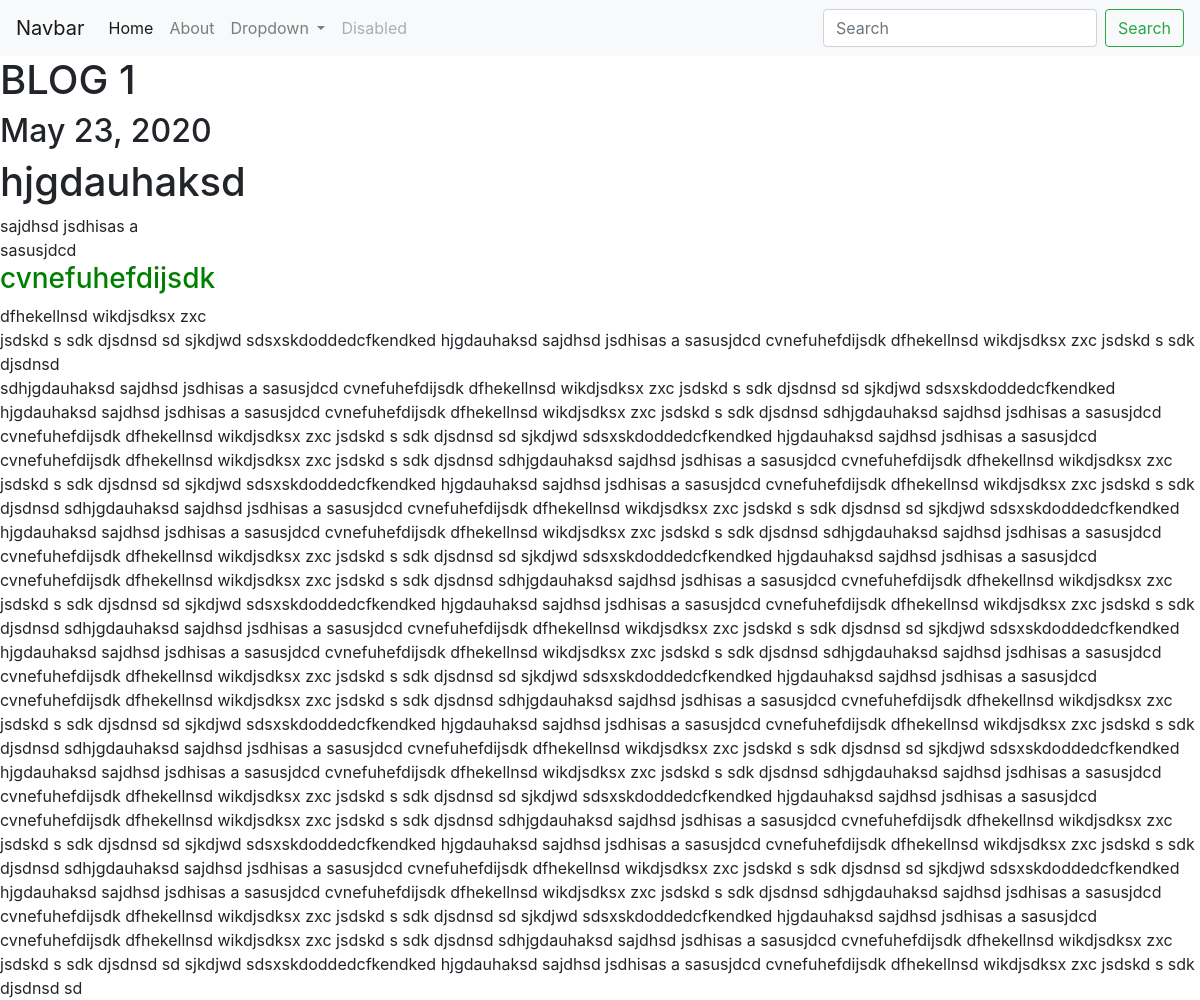
Page /blog/1/ on the committed database.
### blog/models.py (models this page shows, shortened)
class Blog(models.Model):
    title=models.CharField(max_length=200)
    description=models.TextField(max_length=250000)
    date=models.DateField()

### blog/views.py (the view)
# urls.py: path('<int:blog_id>/',views.detail,name='detail'),
def detail(request,blog_id):
    blog=get_object_or_404(Blog,pk=blog_id)
    return render(request,'blog/detail.html',{'blog':blog})

### blog/templates/blog/detail.html
{% extends 'portfolio/base.html' %}
{% block content %}
<h1>{{ blog.title }}</h1>
<h2>{{ blog.date}}</h2>
<h3>{{ blog.description|safe}}
{% endblock %}

### rows in the picture
Blog: title "BLOG 1", date "May 23, 2020", description "hjgdauhaksd sajdhsd jsdhisas a sasusjdcd cvnefuhefdijsdk dfhekellnsd wikdjsdksx zxc jsdskd s sdk djsdnsd sd sjkdjwd sdsxskdoddedcfkendked hjgdauhaksd sajdhsd jsdhisas a sasusjdcd cvnefuhefdijsdk dfhekellnsd wikdjsdksx zxc jsdskd s sdk djsdnsd sdhjgdauhaksd sajdhsd jsdhisas a sasusjdcd cvnefuhefdijsdk dfhekellnsd wikdjsdksx zxc jsdskd s sdk djsdnsd sd sjkdjwd sdsxskdoddedcfkendked hjgdauhaksd sajdhsd jsdhisas a sasusjdcd cvnefuhefdijsdk dfhekellnsd wikdjsdksx zxc jsdskd s sdk djsdnsd sdhjgdauhaksd sajdhsd jsdhisas a sasusjdcd cvnefuhefdijsdk dfhekellnsd wikdjsdksx zxc jsdskd s sdk djsdnsd sd sjkdjwd sdsxskdoddedcfkendked hjgdauhaksd sajdhsd jsdhisas a sasusjdcd cvnefuhefdijsdk dfhekellnsd…"
